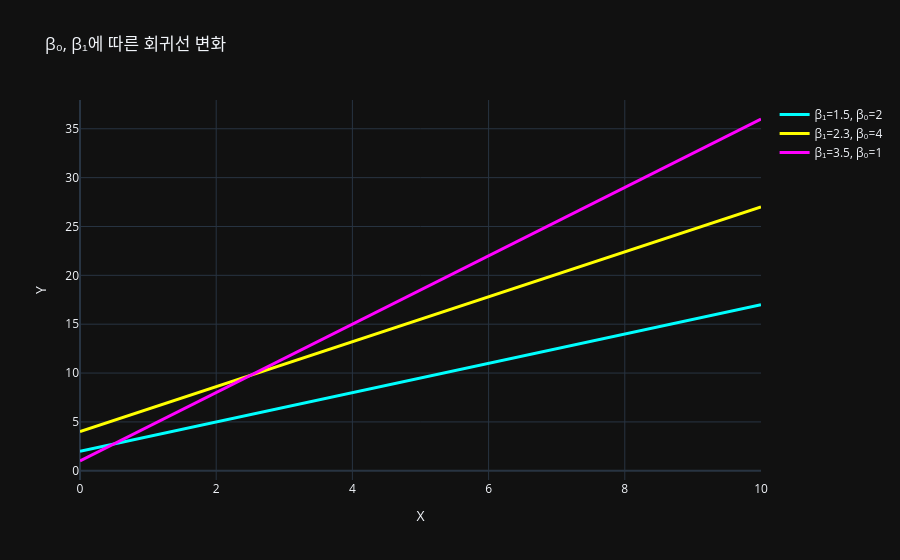

Notebook source saved alongside this figure:
### Markdown cell above
## **β₀·β₁의 변화에 따른 회귀선 변화**

> β₀은 선의 ‘위치’, β₁은 선의 ‘기울기’를 결정한다.

### Code cell
import numpy as np, plotly.graph_objects as go
x = np.linspace(0, 10, 100)
fig = go.Figure()
for b1, b0, c in [(1.5, 2, "cyan"), (2.3, 4, "yellow"), (3.5, 1, "magenta")]:
    fig.add_trace(go.Scatter(x=x, y=b1*x+b0, mode="lines", name=f"β₁={b1}, β₀={b0}", line=dict(width=3, color=c)))
fig.update_layout(title="β₀, β₁에 따른 회귀선 변화", xaxis_title="X", yaxis_title="Y", template="plotly_dark")
fig.show()
